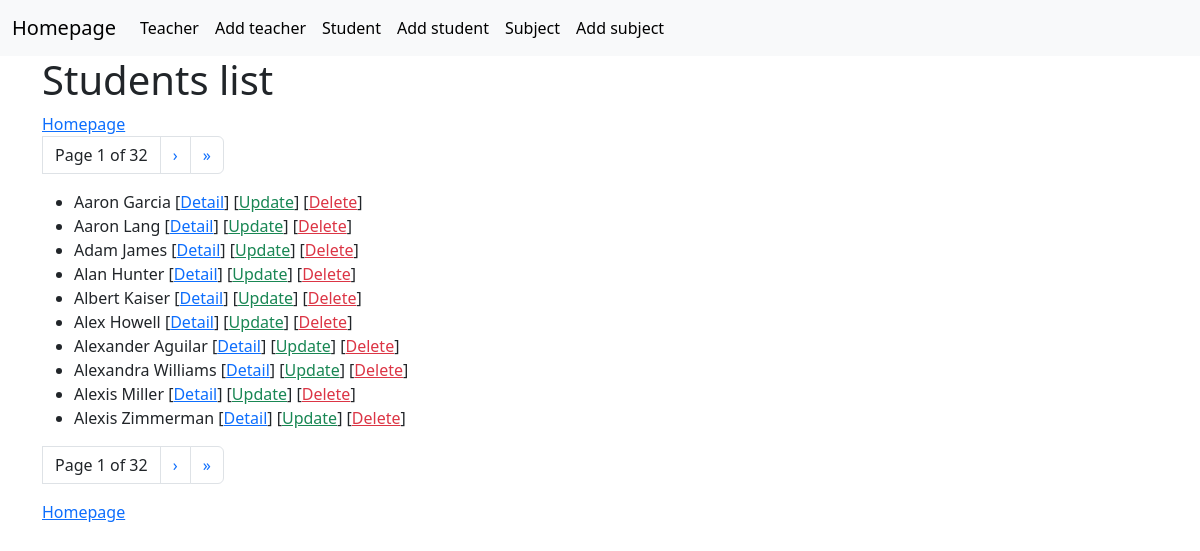
Page /first_app/student_list/ on the committed database.
### first_app/models.py (models this page shows)
class Student(models.Model):
    name = models.CharField(max_length=100)
    date_of_birth = models.DateField(null=True, blank=True)
    weight = models.IntegerField()

### first_app/views.py (the view)
# urls.py: path('student_list/', views.StudentListView.as_view(), name='student_list'),
class StudentListView(ListView):
    model = Student  # Connected to Models Student
    queryset = Student.objects.order_by('name')  # Result ordered by name
    context_object_name = 'students'  # default object_list now students
    paginate_by = 10 # 10 per page in ListView

### first_app/templates/first_app/student_list.html (shortened to what this page needs)
{% extends 'base.html' %}
{% block content %}
    <h1>Students list</h1>
    <a href="{% url 'first_app:home' %}">Homepage</a>
    <ul class="pagination">
        <li class="page-link text-dark">
           Page {{ page_obj.number }} of {{ page_obj.paginator.num_pages }}
        </li>
        {% if page_obj.has_next %}
            <li class="page-item">
                <a class="page-link" href="?page={{ page_obj.next_page_number }}">&rsaquo;</a>
            </li>
            <li class="page-item">
                <a class="page-link" href="?page={{ page_obj.paginator.num_pages }}">&raquo;</a>
            </li>
        {% endif %}
    </ul>
    <ul>
        {% for student in students %}
            <li>
                {{ student.name }}
                [<a href="/first_app/student_detail/{{ student.id }}">Detail</a>]
                [<a href="/first_app/student_update/{{ student.id }}" class="text-success">Update</a>]
                [<a href="/first_app/student_delete/{{ student.id }}" class="text-danger">Delete</a>]
            </li>
        {% endfor %}
    </ul>
    <ul class="pagination">
        <li class="page-link text-dark">
           Page {{ page_obj.number }} of {{ page_obj.paginator.num_pages }}
        </li>
        {% if page_obj.has_next %}
            <li class="page-item">
                <a class="page-link" href="?page={{ page_obj.next_page_number }}">&rsaquo;</a>
            </li>
            <li class="page-item">
                <a class="page-link" href="?page={{ page_obj.paginator.num_pages }}">&raquo;</a>
            </li>
        {% endif %}
    </ul>
    <a href="{% url 'first_app:home' %}">Homepage</a>
{% endblock %}

### rows in the picture
Student: name "Aaron Garcia"
Student: name "Aaron Lang"
Student: name "Adam James"
Student: name "Alan Hunter"
Student: name "Albert Kaiser"
Student: name "Alex Howell"
Student: name "Alexander Aguilar"
Student: name "Alexandra Williams"
Student: name "Alexis Miller"
Student: name "Alexis Zimmerman"

### other values in the picture
{{ page_obj.number }} "1"
{{ page_obj.paginator.num_pages }} "32"
